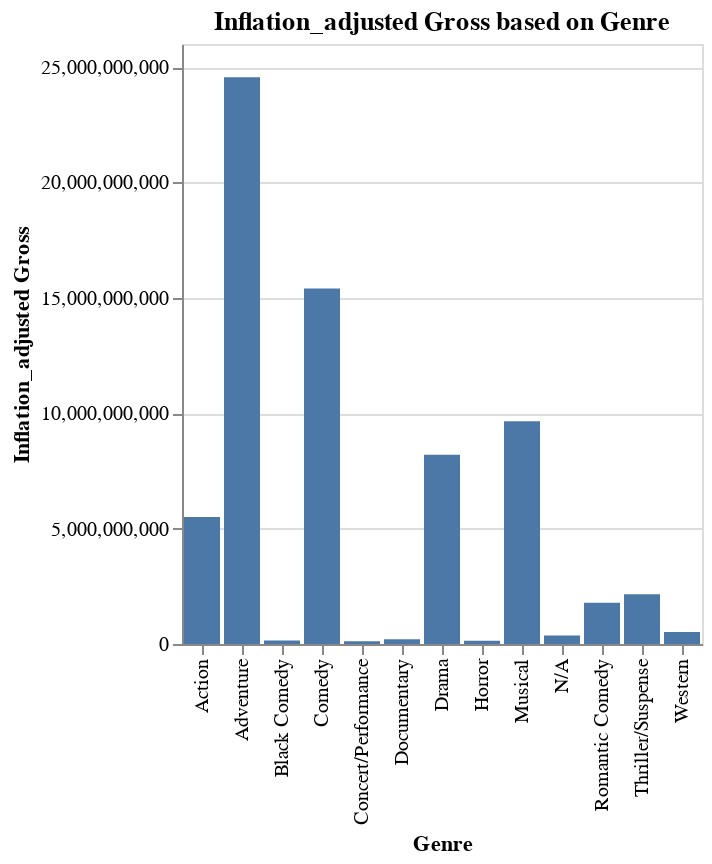

The code cell stored with this chart in its notebook:
### Markdown cell above
The result seems to be the same as **Total Gross**, which is unsurprising due to how much the **Adventure** genre dwarfs others. Let's graph it out and see just how dominant our winner is!

### Code cell
genre_inflation_gross = box_office_barChart(genre_box_office, 'genre', 'inflation_adjusted_gross', 
                        'Genre', 'Inflation_adjusted Gross', 'Inflation_adjusted Gross based on Genre')

genre_inflation_gross

### Figure 1 — Vega-Lite specification as saved in the notebook (floating-point values rounded to 4 significant figures)
{"config": {"view": {"continuousWidth": 400, "continuousHeight": 300}}, "data": {"name": "data-ad8f41ec503aa5f273297d5b6f38dab5"}, "mark": "bar", "encoding": {"x": {"type": "nominal", "field": "genre", "title": "Genre"}, "y": {"type": "quantitative", "field": "inflation_adjusted_gross", "title": "Inflation_adjusted Gross"}}, "title": "Inflation_adjusted Gross based on Genre", "$schema": "https://vega.github.io/schema/vega-lite/v4.8.1.json", "datasets": {"data-ad8f41ec503aa5f273297d5b6f38dab5": [{"genre": "Action", "total_gross": 4184563282, "inflation_adjusted_gross": 5498936786}, {"genre": "Adventure", "total_gross": 16389069453, "inflation_adjusted_gross": 24561266158}, {"genre": "Black Comedy", "total_gross": 97543212, "inflation_adjusted_gross": 156730475}, {"genre": "Comedy", "total_gross": 8119619678, "inflation_adjusted_gross": 15409526913}, {"genre": "Concert/Performance", "total_gross": 103456466, "inflation_adjusted_gross": 114821678}, {"genre": "Documentary", "total_gross": 180685619, "inflation_adjusted_gross": 203488418}, {"genre": "Drama", "total_gross": 4106972970, "inflation_adjusted_gross": 8195804484}, {"genre": "Horror", "total_gross": 87068872, "inflation_adjusted_gross": 140483092}, {"genre": "Musical", "total_gross": 1157284155, "inflation_adjusted_gross": 9657565776}, {"genre": "N/A", "total_gross": 118047013, "inflation_adjusted_gross": 367603384}, {"genre": "Romantic Comedy", "total_gross": 1152206855, "inflation_adjusted_gross": 1788872933}, {"genre": "Thriller/Suspense", "total_gross": 1406806519, "inflation_adjusted_gross": 2151690954}, {"genre": "Western", "total_gross": 359011459, "inflation_adjusted_gross": 516709946}]}}
